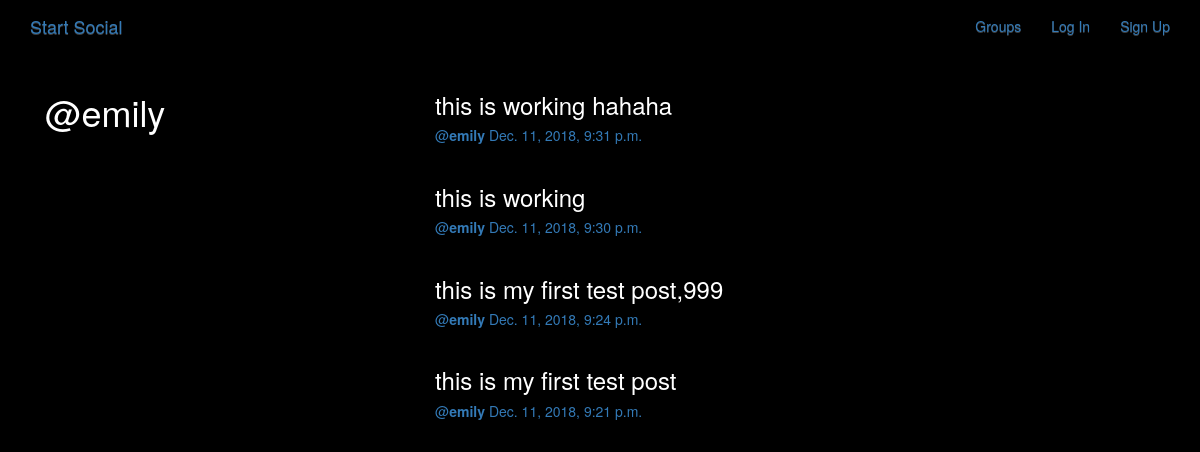
The app's page /posts/by/emily with its own data.
### posts/models.py (models this page shows, shortened)
class Post(models.Model):
	user=models.ForeignKey(User, related_name='posts')
	created_at=models.DateTimeField(auto_now=True)
	message=models.TextField()
	message_html=models.TextField(editable=False)
	group=models.ForeignKey(Group, related_name='posts', null=True, blank=True)
	class Meta:
		ordering= ['-created_at'] #decending order, the most recent post is on the top
		unique_together=['user', 'message']

### posts/views.py (the view)
# urls.py: url(r'by/(?P<username>[-\w]+)',views.UserPosts.as_view(),name='for_user'),
class UserPosts(generic.ListView):
    models = models.Post
    template_name = 'posts/user_post_list.html'
    def get_queryset(self):
        try:
            self.post_user = User.objects.prefetch_related('posts').\
                        get(username__iexact=self.kwargs.get('username'))
        except User.DoesNotExist:
            raise Http404
        else:
            return self.post_user.posts.all()
    def get_context_data(self,**kwargs):
        context = super(UserPosts, self).get_context_data(**kwargs)
        context['post_user'] = self.post_user
        return context

### posts/templates/posts/user_post_list.html
{% extends "posts/post_base.html" %}
{% block prepost %}
<div class="col-md-4">
  <h1>@{{post_user.username}}</h1>
</div>
{% endblock %}
{% block post_content %}
<div class="col-md-8">
  {% for post in post_list %}
  {% include "posts/_post.html" %}
  {% endfor %}
</div>
{% endblock %}

### posts/templates/posts/_post.html (shortened to what this page needs)
<div class="post media">
  <h3>{{post.message_html|safe}}</h3>
  <div class="media-body">
    <h5 class='media-heading'>
    <span class='username'>
      <a href="{% url 'posts:for_user' username=post.user.username %}">
      @<strong>{{post.user.username}}</strong>
      </a>
    </span>
    <time class='time'>
      <a href="{% url 'posts:single' username=post.user.username pk=post.pk %}">
        {{post.created_at}}
      </a>
    </time>
    </h5>
  </div>
</div>

### static/simplesocial/css/master.css (style rules this page uses)
body { margin: 0; overflow: hidden; background-color: black; color:white; }

### records on screen
Post: message_html "this is working hahaha", user.username "emily", created_at "Dec. 11, 2018, 9:31 p.m."
Post: message_html "this is working", user.username "emily", created_at "Dec. 11, 2018, 9:30 p.m."
Post: message_html "this is my first test post,999", user.username "emily", created_at "Dec. 11, 2018, 9:24 p.m."
Post: message_html "this is my first test post", user.username "emily", created_at "Dec. 11, 2018, 9:21 p.m."

### other values on screen
{{ post_user.username }} "emily"
